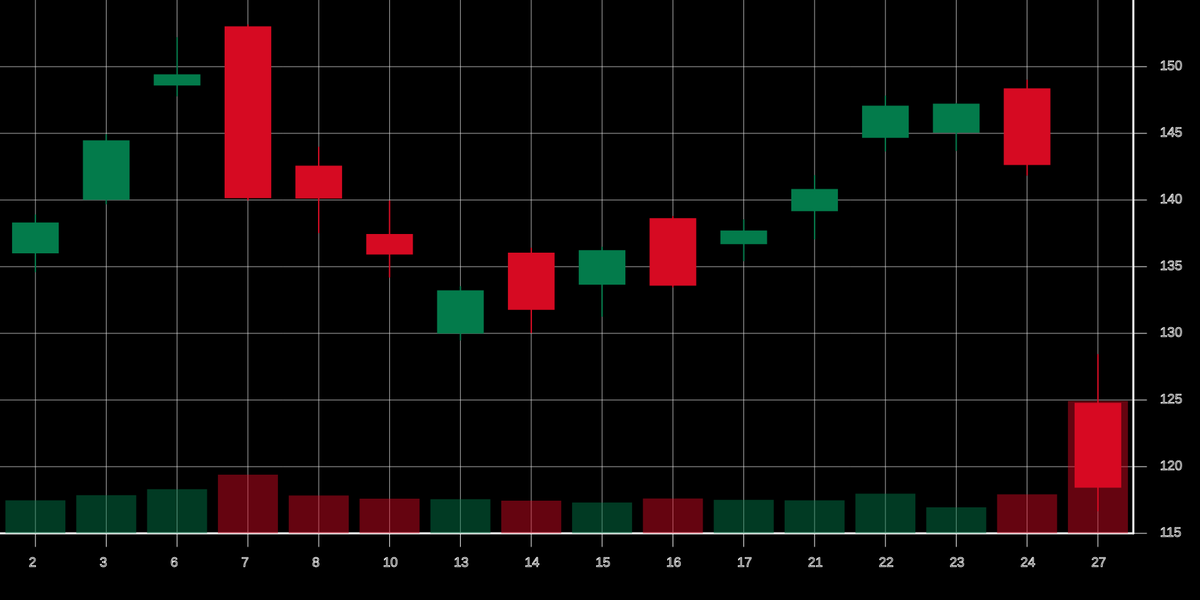
Frame 1 (no input)
Frame 60 (no input): identical to frame 1, image omitted
Frame 120 (the mouse pressed at the canvas centre since frame 60): identical to frame 1, image omitted

The p5.js sketch that drew this single still picture (run headless with seeded random() and noise() and a simulated clock; from frame 60 on, the mouse is pressed at the canvas centre):

// p5.js sketch
// ── sketch.js
let nvda = [];
let opens = [
  136.0, 140.01, 148.59, 153.03, 142.58, 137.45, 129.99, 136.05, 133.65, 138.64,
  136.69, 139.16, 144.66, 145.05, 148.37, 124.79,
];
let high = [
  138.88, 144.9, 152.16, 153.13, 143.95, 139.92, 133.49, 136.38, 136.45, 138.75,
  138.5, 141.83, 147.79, 147.23, 148.97, 128.4,
];
let low = [
  134.63, 139.73, 147.82, 140.01, 137.56, 134.22, 129.51, 130.05, 131.29,
  133.49, 135.46, 137.09, 143.67, 143.72, 141.88, 116.7,
];
let closes = [
  138.31, 144.47, 149.43, 140.14, 140.11, 135.91, 133.23, 131.76, 136.24,
  133.57, 137.71, 140.83, 147.07, 147.22, 142.62, 118.42,
];
let volume = [
  198, 229, 265, 352, 227, 208, 205, 196, 185, 209, 201, 198, 238, 156, 234,
  794,
];
let dates = [2, 3, 6, 7, 8, 10, 13, 14, 15, 16, 17, 21, 22, 23, 24, 27];

function setup() {
  createCanvas(1800, 900);

  for (let i = 0; i < opens.length; i++) {
    nvda.push(new nvidia(opens[i], high[i], low[i], closes[i], volume[i]));
  }
}

function draw() {
  background(0);
  drawGraph();

  let cnt = 0;
  let dateCount = dates.length;
  let avgLen = 1700 / dateCount;

  for (let n in nvda) {
    drawCandle(nvda[n], cnt * avgLen + avgLen / 2);
    drawVolume(nvda[n], cnt * avgLen + avgLen / 2);
    cnt++;
  }
}

function drawGraph() {
  stroke(255);
  strokeWeight(3);

  line(0, 800, 1700, 800);
  line(1700, 800, 1700, 0);

  let dateCount = dates.length;
  let avgLen = 1700 / dateCount;
  let cnt = 0;

  for (let i in dates) {
    let xDate = cnt * avgLen + avgLen / 2;
    stroke(255);
    strokeWeight(1);
    line(xDate, 800, xDate, 820);

    noFill();
    strokeWeight(1);
    textSize(20);
    text(dates[i], xDate - 10, 850);

    stroke(220);
    strokeWeight(0.8);
    line(xDate, 0, xDate, 800);

    cnt++;
  }

  for (let i = 100; i <= 800; i += 100) {
    stroke(255);
    strokeWeight(1);
    line(1700, i, 1720, i);

    noFill();
    strokeWeight(1);
    textSize(20);
    text(155 - i / 20, 1740, i + 5);

    stroke(220);
    strokeWeight(0.8);
    line(0, i, 1700, i);
  }
}

class nvidia {
  constructor(open, high, low, close, volume) {
    this.open = open;
    this.high = high;
    this.close = close;
    this.low = low;
    this.volume = volume;
  }
}

function drawCandle(nvda, x3) {
  let y1 = 800 - (nvda.high - 115) * 20;
  let y2 = 800 - (nvda.low - 115) * 20;
  let y3 = 800 - (nvda.open - 115) * 20;
  let y4 = 800 - (nvda.close - 115) * 20;

  // close < open: red

  let x1 = x3 - 35;
  let x2 = x3 + 35;

  let c;
  if (nvda.open > nvda.close) {
    c = color(214, 10, 34);
  } else {
    c = color(3, 123, 75);
  }
  strokeWeight(2);
  stroke(c);
  line(x3, y1, x3, y2);

  fill(c);
  noStroke();
  rect(x1, min(y3, y4), x2 - x1, abs(y4 - y3));
}

function drawVolume(nvda, x3) {
  let x1 = x3 - 45;
  let x2 = x3 + 45;

  let c;
  if (nvda.open > nvda.close) {
    c = color(214, 10, 34, 120);
  } else {
    c = color(3, 123, 75, 120);
  }

  fill(c);
  noStroke();
  rect(x1, 800 - nvda.volume / 4, x2 - x1, nvda.volume / 4);
}
